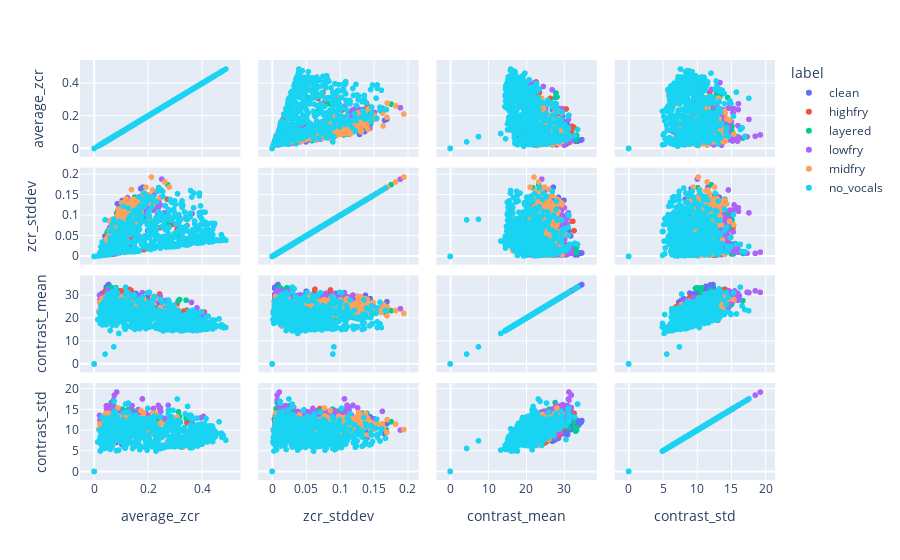

Here is the notebook cell this chart was saved with:
### Code cell
import plotly.express as px
lst=undersampled_data.columns
lst=[i for i in lst if i not in ['video_id', 'ts', 'mid_ts']]
fig = px.scatter_matrix(undersampled_data[lst],dimensions=['average_zcr',
 'zcr_stddev',
 'contrast_mean',
 'contrast_std'],color='label')
fig.show()

### Figure 1 — Plotly figure (JSON) as saved in the notebook; plotly's stock layout.template omitted (floating-point values rounded to 4 significant figures; data arrays with more than 128 entries replaced by an {"elided": "..."} marker saying what was removed)
{"data": [{"dimensions": [{"axis": {"matches": true}, "label": "average_zcr", "values": {"elided": "555 float values"}}, {"axis": {"matches": true}, "label": "zcr_stddev", "values": {"elided": "555 float values"}}, {"axis": {"matches": true}, "label": "contrast_mean", "values": {"elided": "555 float values"}}, {"axis": {"matches": true}, "label": "contrast_std", "values": {"elided": "555 float values"}}], "hovertemplate": "label=clean<br>%{xaxis.title.text}=%{x}<br>%{yaxis.title.text}=%{y}<extra></extra>", "legendgroup": "clean", "marker": {"color": "#636efa", "symbol": "circle"}, "name": "clean", "showlegend": true, "type": "splom"}, {"dimensions": [{"axis": {"matches": true}, "label": "average_zcr", "values": {"elided": "555 float values"}}, {"axis": {"matches": true}, "label": "zcr_stddev", "values": {"elided": "555 float values"}}, {"axis": {"matches": true}, "label": "contrast_mean", "values": {"elided": "555 float values"}}, {"axis": {"matches": true}, "label": "contrast_std", "values": {"elided": "555 float values"}}], "hovertemplate": "label=highfry<br>%{xaxis.title.text}=%{x}<br>%{yaxis.title.text}=%{y}<extra></extra>", "legendgroup": "highfry", "marker": {"color": "#EF553B", "symbol": "circle"}, "name": "highfry", "showlegend": true, "type": "splom"}, {"dimensions": [{"axis": {"matches": true}, "label": "average_zcr", "values": {"elided": "555 float values"}}, {"axis": {"matches": true}, "label": "zcr_stddev", "values": {"elided": "555 float values"}}, {"axis": {"matches": true}, "label": "contrast_mean", "values": {"elided": "555 float values"}}, {"axis": {"matches": true}, "label": "contrast_std", "values": {"elided": "555 float values"}}], "hovertemplate": "label=layered<br>%{xaxis.title.text}=%{x}<br>%{yaxis.title.text}=%{y}<extra></extra>", "legendgroup": "layered", "marker": {"color": "#00cc96", "symbol": "circle"}, "name": "layered", "showlegend": true, "type": "splom"}, {"dimensions": [{"axis": {"matches": true}, "label": "average_zcr", "values": {"elided": "555 float values"}}, {"axis": {"matches": true}, "label": "zcr_stddev", "values": {"elided": "555 float values"}}, {"axis": {"matches": true}, "label": "contrast_mean", "values": {"elided": "555 float values"}}, {"axis": {"matches": true}, "label": "contrast_std", "values": {"elided": "555 float values"}}], "hovertemplate": "label=lowfry<br>%{xaxis.title.text}=%{x}<br>%{yaxis.title.text}=%{y}<extra></extra>", "legendgroup": "lowfry", "marker": {"color": "#ab63fa", "symbol": "circle"}, "name": "lowfry", "showlegend": true, "type": "splom"}, {"dimensions": [{"axis": {"matches": true}, "label": "average_zcr", "values": {"elided": "555 float values"}}, {"axis": {"matches": true}, "label": "zcr_stddev", "values": {"elided": "555 float values"}}, {"axis": {"matches": true}, "label": "contrast_mean", "values": {"elided": "555 float values"}}, {"axis": {"matches": true}, "label": "contrast_std", "values": {"elided": "555 float values"}}], "hovertemplate": "label=midfry<br>%{xaxis.title.text}=%{x}<br>%{yaxis.title.text}=%{y}<extra></extra>", "legendgroup": "midfry", "marker": {"color": "#FFA15A", "symbol": "circle"}, "name": "midfry", "showlegend": true, "type": "splom"}, {"dimensions": [{"axis": {"matches": true}, "label": "average_zcr", "values": {"elided": "555 float values"}}, {"axis": {"matches": true}, "label": "zcr_stddev", "values": {"elided": "555 float values"}}, {"axis": {"matches": true}, "label": "contrast_mean", "values": {"elided": "555 float values"}}, {"axis": {"matches": true}, "label": "contrast_std", "values": {"elided": "555 float values"}}], "hovertemplate": "label=no_vocals<br>%{xaxis.title.text}=%{x}<br>%{yaxis.title.text}=%{y}<extra></extra>", "legendgroup": "no_vocals", "marker": {"color": "#19d3f3", "symbol": "circle"}, "name": "no_vocals", "showlegend": true, "type": "splom"}], "layout": {"dragmode": "select", "legend": {"title": {"text": "label"}, "tracegroupgap": 0}, "margin": {"t": 60}}}
